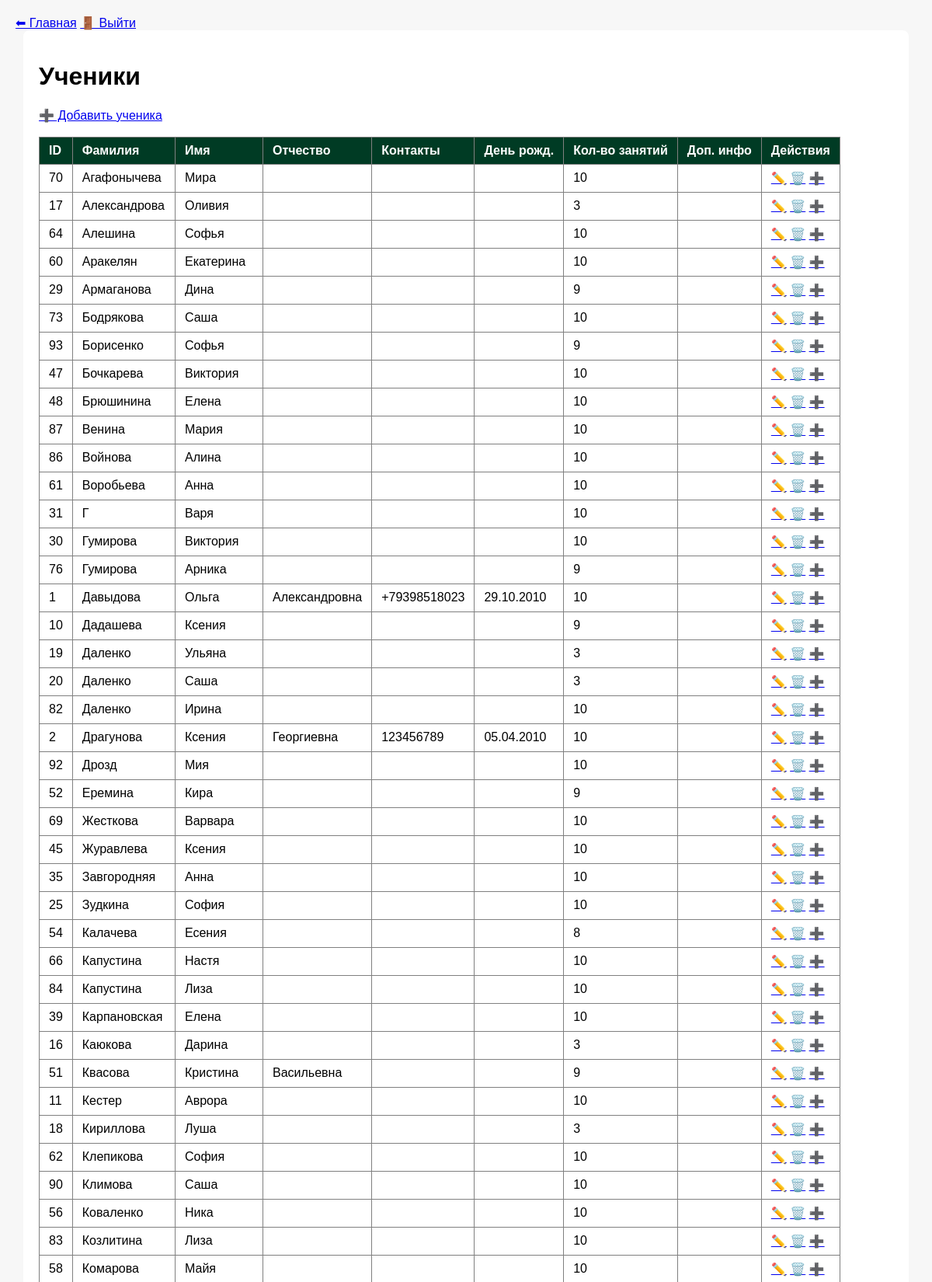
Page /students (signed in, upper part) on the committed database.
### tables this page shows
CREATE TABLE students
                   (
                       id INTEGER PRIMARY KEY AUTOINCREMENT,
                       first_name TEXT NOT NULL,
                       last_name TEXT NOT NULL,
                       middle_name TEXT,
                       contacts TEXT,
                       birthday TEXT,
                       lessons_count INTEGER,
                       additional_info TEXT,
                       creation_date TEXT
                   );

### app.py (the view)
    def wrapper(*args, **kwargs):
        if "user" not in session:
            return redirect(url_for("login"))
        return fn(*args, **kwargs)

### app.py (called while the page is built)
def login_required(fn):
    def wrapper(*args, **kwargs):
        if "user" not in session:
            return redirect(url_for("login"))
        return fn(*args, **kwargs)
    wrapper.__name__ = fn.__name__
    return wrapper

@app.route("/students")
@login_required
def students():
    students = db.get_all_students()
    return render_template("students.html", students=students)

@app.template_filter("ru_date")
@login_required
def ru_date(value):
    if not value:
        return ""
    for fmt in ("%Y.%m.%d", "%Y-%m-%d"):
        try:
            return datetime.strptime(value, fmt).strftime("%d.%m.%Y")
        except ValueError:
            pass
    return value  # если формат неожиданный

### database.py (called while the page is built)
def get_connection():
    conn = sqlite3.connect(DB_NAME)
    conn.row_factory = sqlite3.Row
    return conn

def get_all_students():
    conn = get_connection()
    students = conn.execute("SELECT * FROM students ORDER BY last_name ASC").fetchall()
    conn.close()
    return students

### templates/students.html (shortened to what this page needs)
{% extends "base.html" %}
{% block content %}
<h1>Ученики</h1>
<a href="{{ url_for('add_student') }}">➕ Добавить ученика</a><br><br>
<table border="1">
    <tr class="table-title">
        <th>ID</th>
        <th>Фамилия</th>
        <th>Имя</th>
        <th>Отчество</th>
        <th>Контакты</th>
        <th>День рожд.</th>
        <th>Кол-во занятий</th>
        <th>Доп. инфо</th>
        <th>Действия</th>
    </tr>
    {% for student in students %}
    <tr>
        <td>{{ student.id }}</td>
        <td>{{ student.last_name }}</td>
        <td>{{ student.first_name }}</td>
        <td>{{ student.middle_name }}</td>
        <td>{{ student.contacts }}</td>
        <td>{{ student.birthday | ru_date }}</td>
        <td>{{ student.lessons_count }}</td>
        <td>{{ student.additional_info }}</td>
        <td>
            <a href="{{ url_for('edit_student', student_id=student.id) }}">✏️</a>
            <a href="#" class="delete-btn" data-url="{{ url_for('delete_student', student_id=student.id) }}">🗑️</a>
            <a href="{{ url_for('buy_cards', student_id=student.id) }}">➕</a>
        </td>
    </tr>
    {% endfor %}
</table>
<br>
{% endblock %}

### static/css/styles.css (style rules this page uses)
body { font-family: Arial, sans-serif; margin: 20px; background: #f7f7f7; }
table { border-collapse: collapse; }
td, th { padding: 8px 12px; text-align: left; }
.table-title { background: #003B24; color: white; font-weight: bold }

### rows in the picture
students: id "70", last_name "Агафонычева", first_name "Мира", lessons_count "10"
students: id "17", last_name "Александрова", first_name "Оливия", lessons_count "3"
students: id "64", last_name "Алешина", first_name "Софья", lessons_count "10"
students: id "60", last_name "Аракелян", first_name "Екатерина", lessons_count "10"
students: id "29", last_name "Армаганова", first_name "Дина", lessons_count "9"
students: id "73", last_name "Бодрякова", first_name "Саша", lessons_count "10"
students: id "93", last_name "Борисенко", first_name "Софья", lessons_count "9"
students: id "47", last_name "Бочкарева", first_name "Виктория", lessons_count "10"
students: id "48", last_name "Брюшинина", first_name "Елена", lessons_count "10"
students: id "87", last_name "Венина", first_name "Мария", lessons_count "10"
students: id "86", last_name "Войнова", first_name "Алина", lessons_count "10"
students: id "61", last_name "Воробьева", first_name "Анна", lessons_count "10"
students: id "31", last_name "Г", first_name "Варя", lessons_count "10"
students: id "30", last_name "Гумирова", first_name "Виктория", lessons_count "10"
students: id "76", last_name "Гумирова", first_name "Арника", lessons_count "9"
students: id "1", last_name "Давыдова", first_name "Ольга", middle_name "Александровна", contacts "+79398518023", birthday|ru_date "29.10.2010", lessons_count "10"
students: id "10", last_name "Дадашева", first_name "Ксения", lessons_count "9"
students: id "19", last_name "Даленко", first_name "Ульяна", lessons_count "3"
students: id "20", last_name "Даленко", first_name "Саша", lessons_count "3"
students: id "82", last_name "Даленко", first_name "Ирина", lessons_count "10"
students: id "2", last_name "Драгунова", first_name "Ксения", middle_name "Георгиевна", contacts "123456789", birthday|ru_date "05.04.2010", lessons_count "10"
students: id "92", last_name "Дрозд", first_name "Мия", lessons_count "10"
students: id "52", last_name "Еремина", first_name "Кира", lessons_count "9"
students: id "69", last_name "Жесткова", first_name "Варвара", lessons_count "10"
students: id "45", last_name "Журавлева", first_name "Ксения", lessons_count "10"
students: id "35", last_name "Завгородняя", first_name "Анна", lessons_count "10"
students: id "25", last_name "Зудкина", first_name "София", lessons_count "10"
students: id "54", last_name "Калачева", first_name "Есения", lessons_count "8"
students: id "66", last_name "Капустина", first_name "Настя", lessons_count "10"
students: id "84", last_name "Капустина", first_name "Лиза", lessons_count "10"
students: id "39", last_name "Карпановская", first_name "Елена", lessons_count "10"
students: id "16", last_name "Каюкова", first_name "Дарина", lessons_count "3"
students: id "51", last_name "Квасова", first_name "Кристина", middle_name "Васильевна", lessons_count "9"
students: id "11", last_name "Кестер", first_name "Аврора", lessons_count "10"
students: id "18", last_name "Кириллова", first_name "Луша", lessons_count "3"
students: id "62", last_name "Клепикова", first_name "София", lessons_count "10"
students: id "90", last_name "Климова", first_name "Саша", lessons_count "10"
students: id "56", last_name "Коваленко", first_name "Ника", lessons_count "10"
students: id "83", last_name "Козлитина", first_name "Лиза", lessons_count "10"
students: id "58", last_name "Комарова", first_name "Майя", lessons_count "10"
